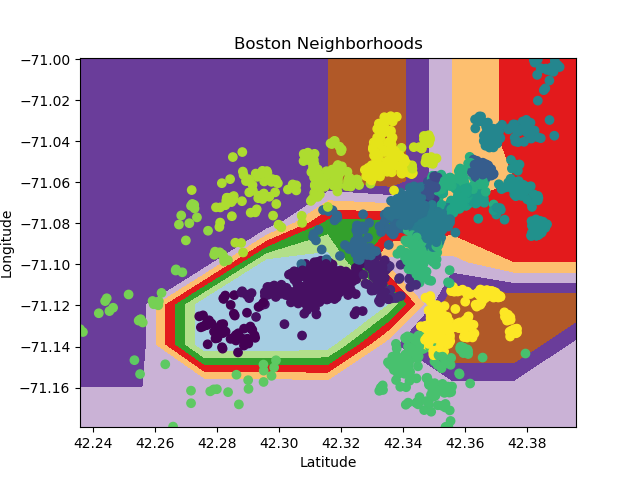

Here is the Python script that generated this plot:
import scipy.io
import numpy as np
import sys
import numpy as np
import matplotlib.pyplot as plt
from sklearn.tree import DecisionTreeRegressor
from sklearn.tree import DecisionTreeClassifier
from sklearn.ensemble import AdaBoostRegressor
from sklearn.ensemble import AdaBoostClassifier
from sklearn.metrics import precision_score
from sklearn.utils import shuffle

districts = list()
X=np.empty([0,2])
Y=list()
data = scipy.io.loadmat(sys.argv[1])
for i in range(len(data['latitude'])):
    if data['neighbourhood'][i][0][0] not in districts:
        districts.append(data['neighbourhood'][i][0][0])

    X = np.row_stack((X,[data['latitude'][i][0],data['longitude'][i][0]]))
    Y.append(districts.index(data['neighbourhood'][i][0][0]))


X,Y = shuffle(X,Y,random_state=0)
testlen=round(0.7*len(Y))
scores = list()
for i in range(190,200):
    bdt = AdaBoostClassifier(DecisionTreeClassifier(max_depth=3),n_estimators=i,algorithm="SAMME")
    bdt.fit(X[0:testlen, :], Y[0:testlen])

    ypred =  bdt.predict(X[testlen:,:])
    scores.append(precision_score(Y[testlen:],ypred, average='micro'))
    print(scores[-1])


#plt.plot(range(1,200), scores)
#plt.show()


bdt = AdaBoostClassifier(DecisionTreeClassifier(max_depth=6),n_estimators=500)
bdt.fit(X[0:testlen, :], Y[0:testlen])
print(precision_score(Y[testlen:],ypred, average='micro'))

plot_step = 0.02
x_min, x_max = X[:, 0].min(), X[:, 0].max()
y_min, y_max = X[:, 1].min(), X[:, 1].max()
xx, yy = np.meshgrid(np.arange(x_min, x_max, plot_step),
        np.arange(y_min, y_max, plot_step))

Z = bdt.predict(np.c_[xx.ravel(), yy.ravel()])
Z = Z.reshape(xx.shape)
cs = plt.contourf(xx, yy, Z, cmap=plt.cm.Paired)
plt.axis("tight")

plt.scatter(X[:,0],X[:,1], c=Y)
plt.ylabel('Longitude')
plt.xlabel('Latitude')
plt.title('Boston Neighborhoods')
plt.savefig('boston.png')

plt.show()
